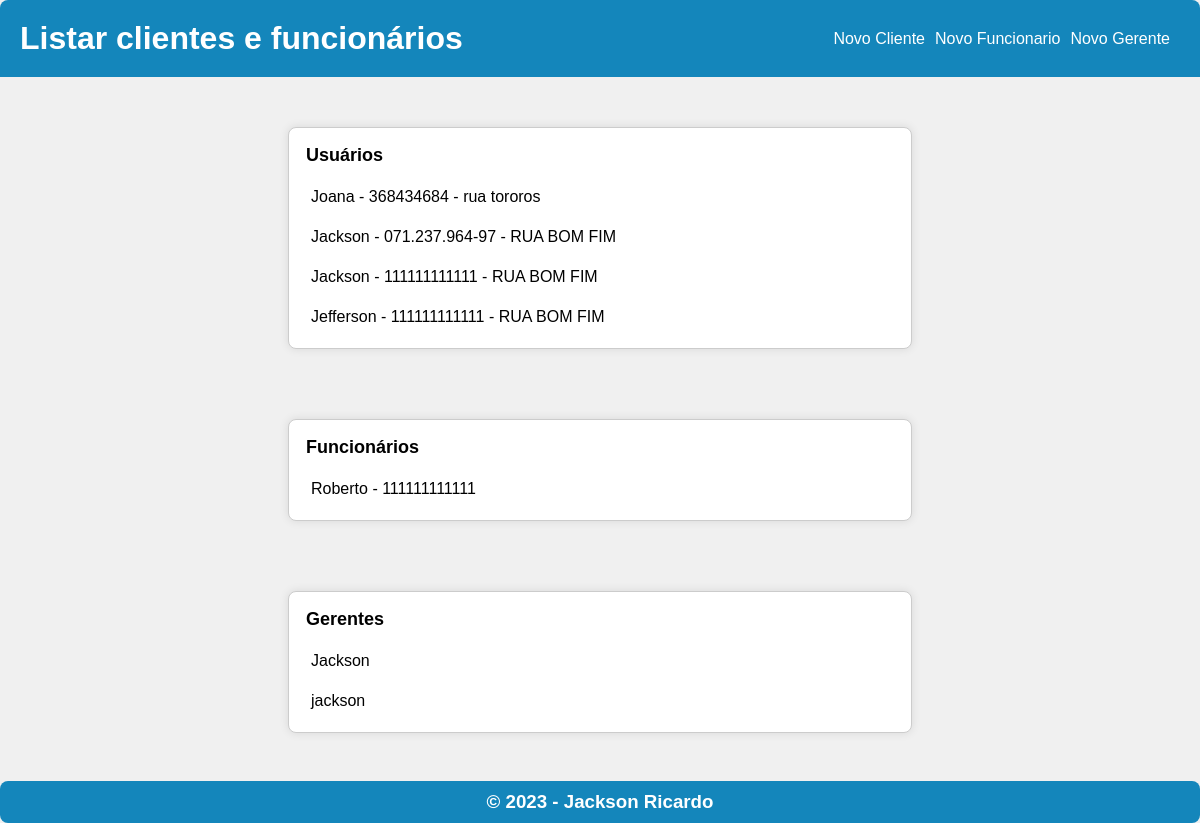
/home/, run on the app's committed database.
### clientes/models.py (models this page shows, shortened)
class Cliente(models.Model):
    nome = models.CharField(max_length=255, verbose_name="Nome")
    endereco = models.CharField(max_length=350, verbose_name="Endereço")
    telefone = models.CharField(max_length=255, verbose_name="Telefone")
    cpf = models.CharField(max_length=255, verbose_name="CPF")
    funcionario = models.ForeignKey(Funcionario, on_delete=models.SET_NULL, null=True, blank=True, related_name='clientes', verbose_name="Funcionário que atende")

class Funcionario(models.Model):
    nome = models.CharField(max_length=255, verbose_name="Nome")
    empresa = models.CharField(max_length=255, verbose_name="Empresa", null=True)
    instagram = models.CharField(max_length=255, verbose_name="Instagram", null=True)
    cpf = models.CharField(max_length=255, verbose_name="CPF")
    gerente = models.ForeignKey(Gerente, on_delete=models.SET_NULL, null=True, blank=True, related_name='funcionarios', verbose_name="Gerente")

class Gerente(models.Model):
    nome = models.CharField(max_length=255, verbose_name="Nome")

### clientes/views.py (the view)
# urls.py: path('home/', cliente_views.home, name='home'),
def home(request):
    clientes = Cliente.objects.all()
    funcionarios = Funcionario.objects.all()
    gerentes = Gerente.objects.all()
    contexto = {
        'clientes': clientes,
        'funcionarios': funcionarios,
        'gerentes': gerentes,
    }
    resposta = render(request, template_name="clientes/home.html", context=contexto)
    return HttpResponse(resposta)

### clientes/templates/clientes/home.html (shortened to what this page needs)
<!DOCTYPE html>
<html>
<head>
</head>
<body>
    <header>
        <span>
            <h1>Listar clientes e funcionários</h1>
        </span>
        <nav>
            <a href="{% url 'add_cliente' %}">Novo Cliente</a>
            <a href="{% url 'add_funcionario' %}">Novo Funcionario</a>
            <a href="{% url 'add_gerente' %}">Novo Gerente</a>
        </nav>
    </header>
    <div>
        <table>
            <tr>
                <td id="title">
                    Usuários
                </td>
            </tr>
            {% for cliente in clientes  %}
            <tr>
                <td class="cliente">
                    <a href="{% url 'detalhes_cliente' cliente.pk%}">
                        {{cliente.nome}} - {{cliente.cpf}} - {{cliente.endereco}}
                    </a>
                </td>
            </tr>
            {% endfor %}
        </table>
    </div>
    <div>
        <table>
            <tr>
                <td id="title">
                    Funcionários
                </td>
            </tr>
            {% for funcionario in funcionarios  %}
            <tr>
                <td class="cliente">
                    <a href="{% url 'detalhes_funcionario' funcionario.pk%}">
                        {{funcionario.nome}} - {{funcionario.cpf}}
                    </a>
                </td>
            </tr>
            {% endfor %}
        </table>
    </div>
    <div>
        <table>
            <tr>
                <td id="title">
                    Gerentes
                </td>
            </tr>
            {% for gerente in gerentes %}
            <tr>
                <td class="cliente">
                    <a href="{% url 'detalhes_gerente' gerente.pk %}">
                        {{ gerente.nome }}
                    </a>
                </td>
            </tr>
            {% endfor %}
        </table>
    </div>
    <footer>
        <h3>© 2023 - Jackson Ricardo</h3>
    </footer>
</body>
</html>

### clientes/templates/clientes/home.html (style rules this page uses)
* { margin: 0; padding: 0; box-sizing: border-box; }
body { font-family: Arial, sans-serif; background-color: #f0f0f0; padding-bottom: 40px; position: relative; min-height: 100vh; }
header { width: 100%; background-color: #1486bb; display: flex; justify-content: space-between; align-items: center; padding: 20px; border-radius: 8px 8px 0 0; }
header h1 { color: #fff; }
header nav { display: flex; }
header nav a { color: #fff; text-decoration: none; margin-right: 10px; }
div { width: 90%; margin: 30px auto; padding: 20px; }
div table { background-color: #fff; width: 60%; margin: auto; padding: 10px; border: 1px solid #ccc; border-radius: 8px; box-shadow: 0 0 10px rgba(0, 0, 0, 0.1); }
div table td { padding: 5px; font-size: 16px; }
div table td#title { font-size: 18px; font-weight: bold; padding-bottom: 10px; }
div table td.cliente { padding: 10px; }
div table td.cliente a { text-decoration: none; color: #000; }
footer { background-color: #1486bb; text-align: center; color: #fff; padding: 10px 0; border-radius: 8px; position: absolute; bottom: 0; width: 100%; }
footer h3 { margin: 0; }

### data on the page
Cliente: nome "Joana", cpf "368434684", endereco "rua tororos"
Cliente: nome "Jackson", cpf "071.237.964-97", endereco "RUA BOM FIM"
Cliente: nome "Jackson", cpf "111111111111", endereco "RUA BOM FIM"
Cliente: nome "Jefferson", cpf "111111111111", endereco "RUA BOM FIM"
Funcionario: nome "Roberto", cpf "111111111111"
Gerente: nome "Jackson"
Gerente: nome "jackson"
